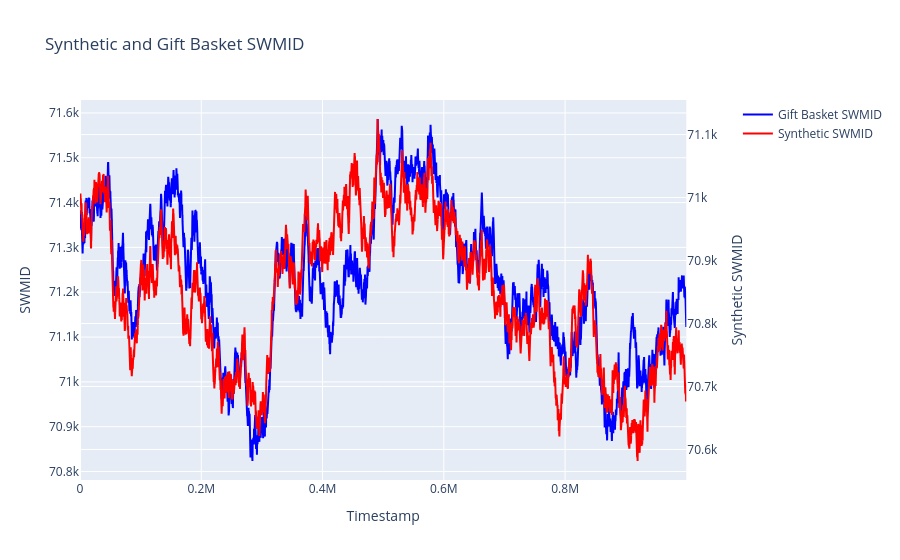

Source (notebook cell):
### Code cell
from plotly.subplots import make_subplots

fig = make_subplots(specs=[[{"secondary_y": True}]])
# fig.add_trace(go.Scatter(x=df_synthetic['timestamp'], y=df_synthetic['swmid'] + 370, mode='lines', name='Synthetic SWMID', line=dict(color='green')))
fig.add_trace(go.Scatter(x=df_gift_basket['timestamp'], y=df_gift_basket['swmid'], mode='lines', name='Gift Basket SWMID', line=dict(color='blue')), secondary_y=False)
fig.add_trace(go.Scatter(x=df_synthetic['timestamp'], y=df_synthetic['swmid'], mode='lines', name='Synthetic SWMID', line=dict(color='red')), secondary_y=True)
fig.update_layout(title_text="Synthetic and Gift Basket SWMID")
fig.update_xaxes(title_text="Timestamp")
fig.update_yaxes(title_text="SWMID", secondary_y=False)
fig.update_yaxes(title_text="Synthetic SWMID", secondary_y=True)
fig.show()

### Figure 1 — Plotly figure (JSON) as saved in the notebook; plotly's stock layout.template omitted (floating-point values rounded to 4 significant figures; data arrays with more than 128 entries replaced by an {"elided": "..."} marker saying what was removed)
{"data": [{"line": {"color": "blue"}, "mode": "lines", "name": "Gift Basket SWMID", "type": "scatter", "x": {"elided": "10000 int values"}, "xaxis": "x", "y": {"elided": "10000 float values"}, "yaxis": "y"}, {"line": {"color": "red"}, "mode": "lines", "name": "Synthetic SWMID", "type": "scatter", "x": {"elided": "10000 int values"}, "xaxis": "x", "y": {"elided": "10000 float values"}, "yaxis": "y2"}], "layout": {"title": {"text": "Synthetic and Gift Basket SWMID"}, "xaxis": {"anchor": "y", "domain": [0, 0.94], "title": {"text": "Timestamp"}}, "yaxis": {"anchor": "x", "domain": [0, 1], "title": {"text": "SWMID"}}, "yaxis2": {"anchor": "x", "overlaying": "y", "side": "right", "title": {"text": "Synthetic SWMID"}}}}
